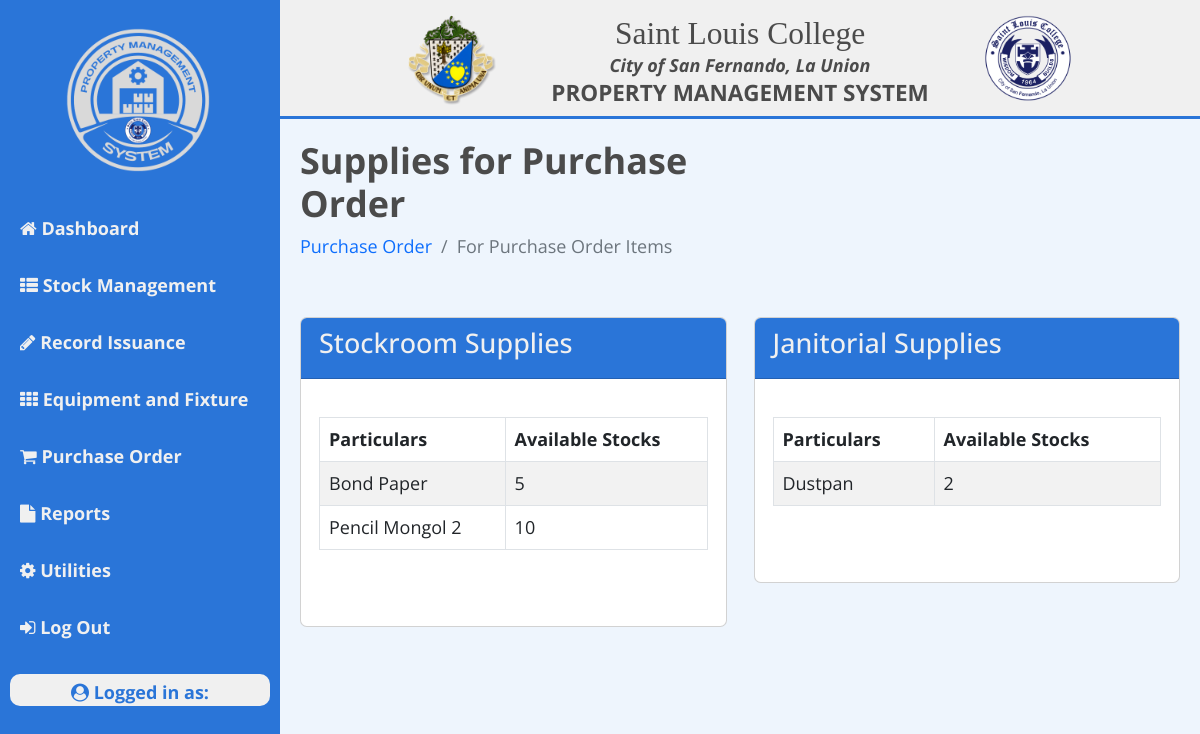
Screenshot of /pmo/purchase-order/for-purchase-order/purchase-order.php with the database file from the repository.
### tables this page shows
CREATE TABLE `tbl_particulars_stockroom` (
  `id` int(11) NOT NULL AUTO_INCREMENT,
  `item_code` varchar(255) NOT NULL,
  `particulars` varchar(255) NOT NULL,
  `unit` varchar(255) NOT NULL,
  `stock_type` varchar(255) NOT NULL,
  `order_level` int(255) NOT NULL,
  PRIMARY KEY (`id`),
  KEY `particulars` (`particulars`),
  KEY `particulars_2` (`particulars`),
  KEY `item_code` (`item_code`,`stock_type`,`unit`),
  KEY `unit` (`unit`),
  KEY `stock_type` (`stock_type`)
);

CREATE TABLE `tbl_particulars_janitorial` (
  `id` int(11) NOT NULL AUTO_INCREMENT,
  `item_code` varchar(255) NOT NULL,
  `particulars` varchar(255) NOT NULL,
  `unit` varchar(255) NOT NULL,
  `stock_type` varchar(255) NOT NULL,
  `order_level` int(255) NOT NULL,
  PRIMARY KEY (`id`),
  KEY `particulars` (`particulars`),
  KEY `item_code` (`item_code`,`unit`),
  KEY `unit` (`unit`)
);

### pmo/purchase-order/for-purchase-order/purchase-order.php (the view, shortened to what this page needs)
<!DOCTYPE html>
<html lang="en">
<?php include '../../../head.php'; ?>
<body>
<?php
require '../../../config.php';
?>
<div class="wrapper">
<?php include '../../pmo-nav.php'; ?>
    <div class="main_content">
    <?php include '../../../navbar.php'; ?>
        <div class="info">
            <div class="page-title">
                <div class="row" style="display: flex;">
                    <div class="col-6 md-6 order-md-1 order-first">
                        <h2>Supplies for Purchase Order</h2>
                        <nav aria-label="breadcrumb" class="float-start">
                            <ol class="breadcrumb">
                                <li class="breadcrumb-item text-primary">Purchase Order</li>
                                <li class="breadcrumb-item active" aria-current="page">For Purchase Order Items</li>
                            </ol>
                        </nav>
                    </div>
                    <div class="col-6 md-6 order-md-2 order-last">
                    </div>
                </div>
            </div>
            <div class="row">
              <div class="col-md-6">
                <div class="card">
                    <div class="card-header">
                        <h4>Stockroom Supplies</h4>
                    </div>
                    <div class="card-body ">
                        <div class="table-responsive text-nowrap">
                            <table class="table table-striped table-bordered" style="width:100%;">
                                <thead>
                                    <tr>
                                        <th>Particulars</th>
                                        <th>Available Stocks</th>
                                    </tr>
                                </thead>
                                <tbody>
                                <?php
                                    $date = date('F');
                                    $query = "SELECT tbl_particulars_stockroom.*, (SUM(tbl_stock_stockroom.quantity) - SUM(tbl_stock_stockroom.issuance_qty)) AS avail_stocks
                                            FROM tbl_particulars_stockroom
                                            INNER JOIN tbl_stock_stockroom ON tbl_particulars_stockroom.particulars = tbl_stock_stockroom.particulars
                                            WHERE NOT EXISTS (SELECT particulars FROM tbl_purchaseitems_stockroom WHERE tbl_particulars_stockroom.particulars = tbl_purchaseitems_stockroom.particulars AND tbl_purchaseitems_stockroom.month = '$date')
                                            GROUP BY particulars
                                            HAVING (SUM(tbl_stock_stockroom.quantity) - SUM(tbl_stock_stockroom.issuance_qty)) <= tbl_particulars_stockroom.order_level";
                                    $result = mysqli_query($conn, $query);
                                    if(mysqli_num_rows($result) > 0):
                                        foreach($result as $particulars){
                                ?>
                                    <tr>
                                        <td><?= $particulars['particulars']; ?></td>
                                        <td><?= $particulars['avail_stocks'];?></td>
                                    </tr>
                                <?php
                                    }
                                endif;
                                ?>
                                </tbody>
                            </table>
                        </div>
                        </div>
                    </div>
                </div>
                <div class="col-md-6">
                <div class="card">
                    <div class="card-header" >
                        <h4>Janitorial Supplies</h4>
                    </div>
                    <div class="card-body ">
                        <div class="table-responsive text-nowrap">
                            <table class="table table-striped table-bordered" style="width:100%;">
                                <thead>
                                    <tr>
                                        <th>Particulars</th>
                                        <th>Available Stocks</th>
                                    </tr>
                                </thead>
                                <tbody>
                                <?php
                                    $date = date('F');
                                    $query = "SELECT tbl_particulars_janitorial.*, (SUM(tbl_stock_janitorial.quantity) - SUM(tbl_stock_janitorial.issuance_qty)) AS avail_stocks
                                            FROM tbl_particulars_janitorial
                                            INNER JOIN tbl_stock_janitorial ON tbl_particulars_janitorial.particulars = tbl_stock_janitorial.particulars
                                            WHERE NOT EXISTS (SELECT particulars FROM tbl_purchaseitems_janitorial WHERE tbl_particulars_janitorial.particulars = tbl_purchaseitems_janitorial.particulars AND tbl_purchaseitems_janitorial.month = '$date')
                                            GROUP BY particulars
                                            HAVING (SUM(tbl_stock_janitorial.quantity) - SUM(tbl_stock_janitorial.issuance_qty)) <= tbl_particulars_janitorial.order_level";
                                    $result = mysqli_query($conn, $query);
                                    if(mysqli_num_rows($result) > 0):
                                        foreach($result as $particulars){
                                ?>
                                    <tr>
                                        <td><?= $particulars['particulars']; ?></td>
                                        <td><?= $particulars['avail_stocks'];?></td>
                                    </tr>
                                <?php
                                    }
                                endif;
                                ?>
                                </tbody>
                            </table>
                        </div>
                        </div>
                    </div>
                </div>
            </div>
        </div>
    </div>
</div>
</body>
</html>

### assets/css/styles.css (style rules this page uses)
* { margin: 0; padding: 0; box-sizing: border-box; list-style: none; font-family: 'Open Sans'; font-size: 18px; }
body { background-color: #eef5fd; }
.wrapper { display: flex; position: relative; }
.wrapper .main_content { width: 100%; margin-left: 280px; }
.wrapper .main_content .info { margin: 20px; color: #4b4b4b; line-height: 25px; }
.wrapper .main_content .info .page-title h2 { font-weight: bolder; }
.wrapper .main_content .info div { margin-bottom: 20px; }
.wrapper .main_content .info .card-header { background-color: #2a75d8; color: #f0f0f0; }

### rows the page displays
tbl_particulars_stockroom: particulars "Bond Paper", avail_stocks "5"
tbl_particulars_stockroom: particulars "Pencil Mongol 2", avail_stocks "10"
tbl_particulars_janitorial: particulars "Dustpan", avail_stocks "2"
